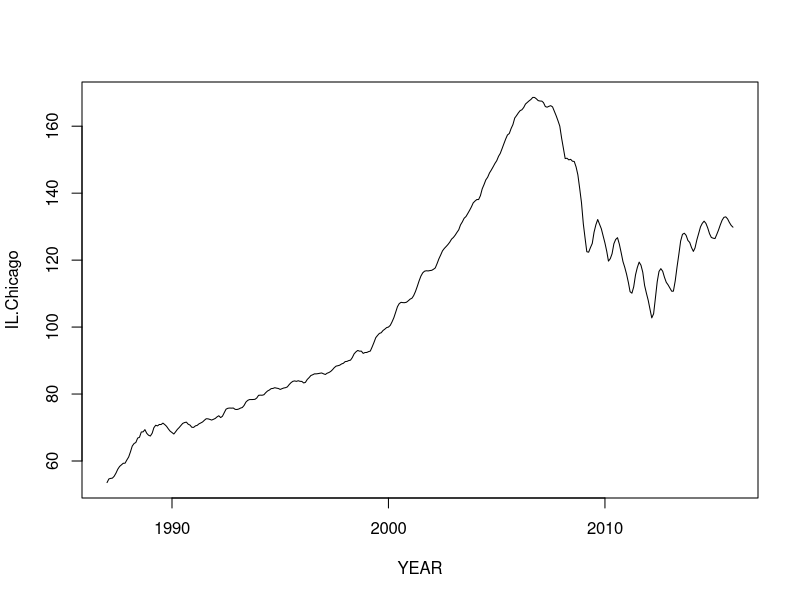
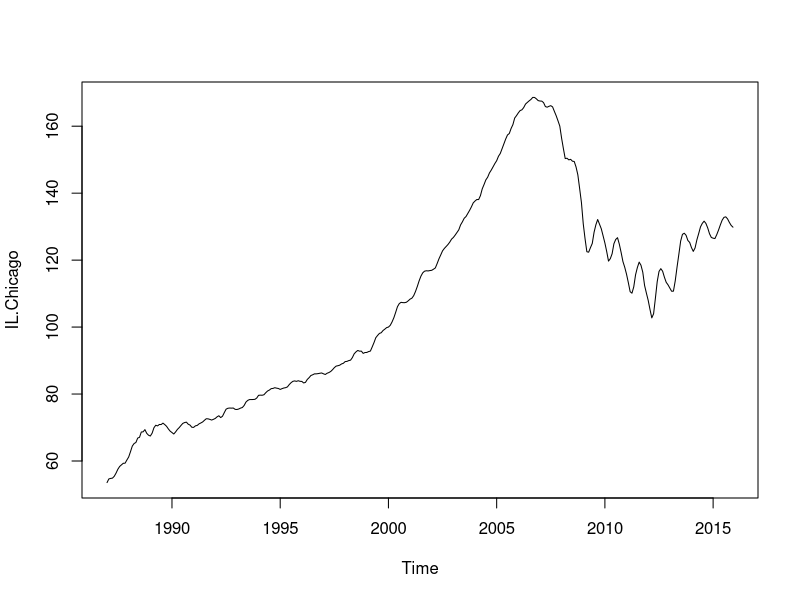
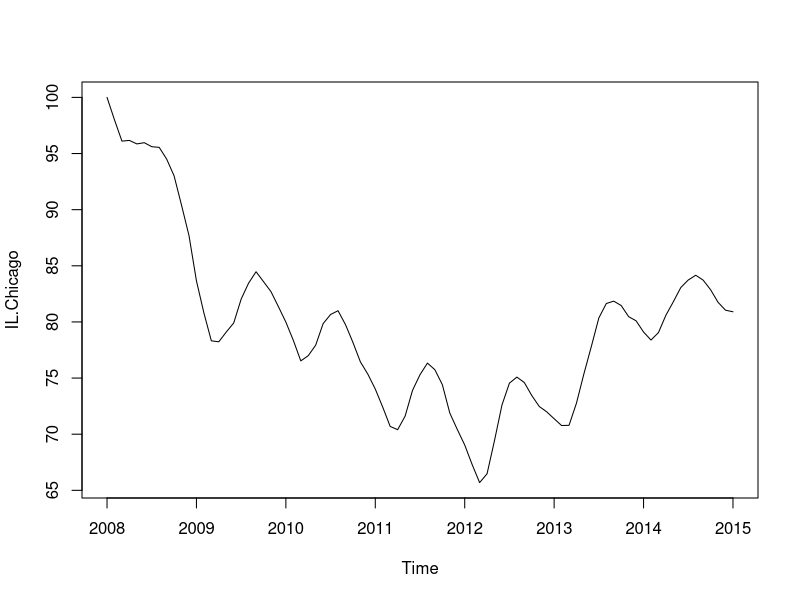
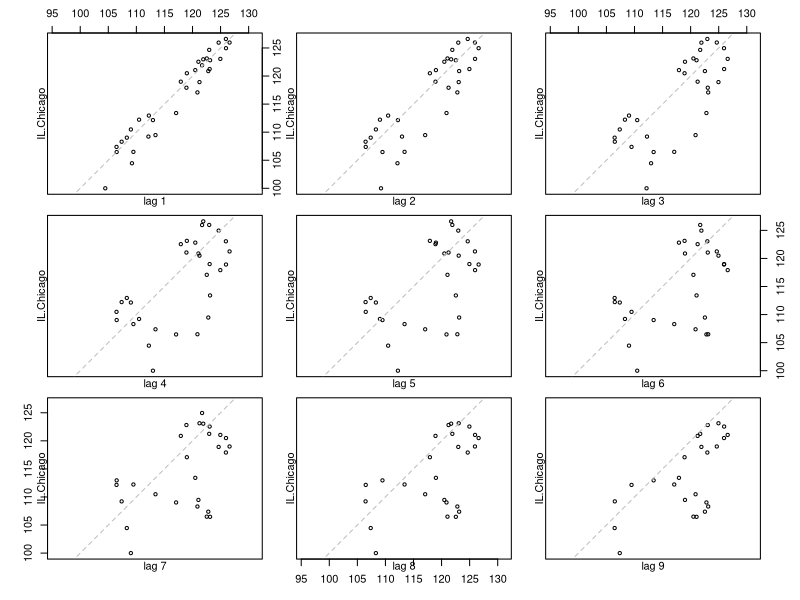
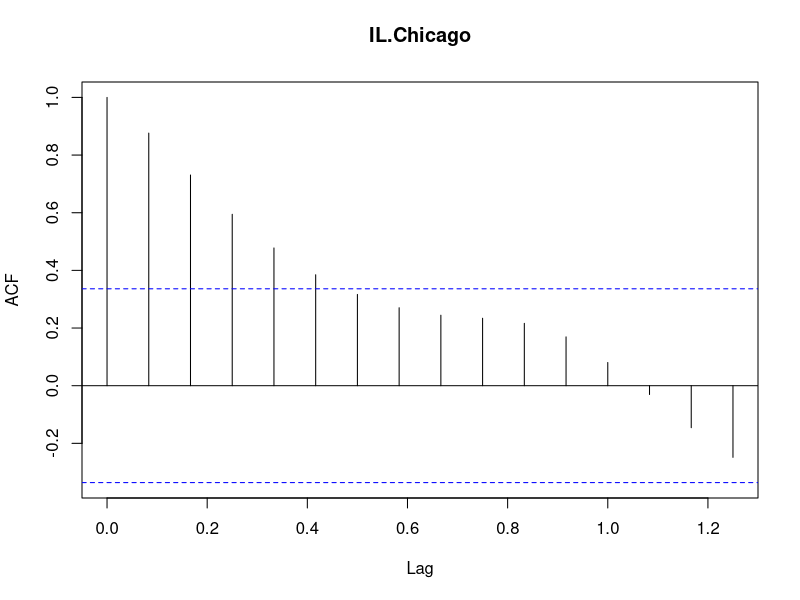
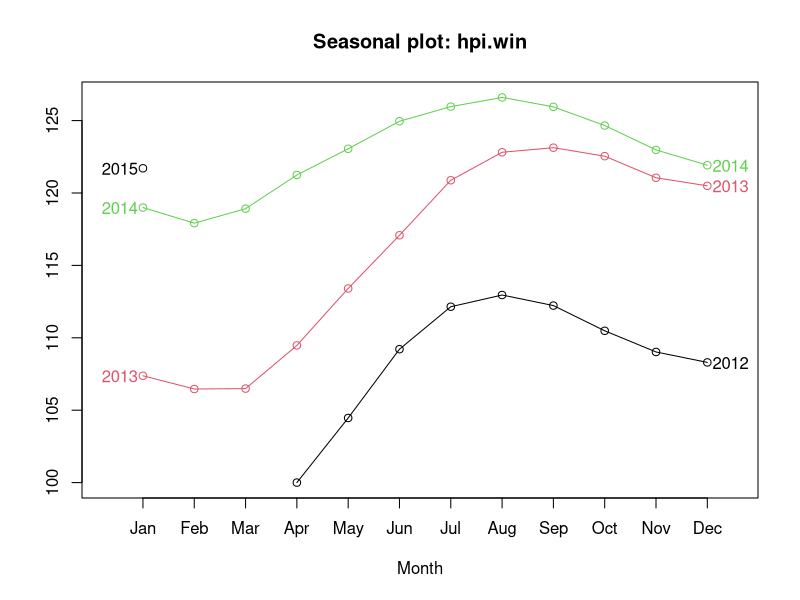
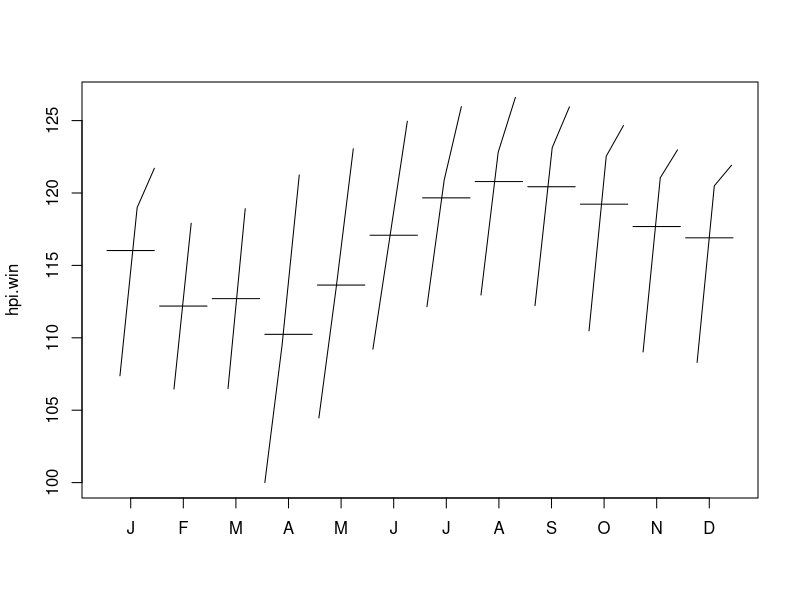
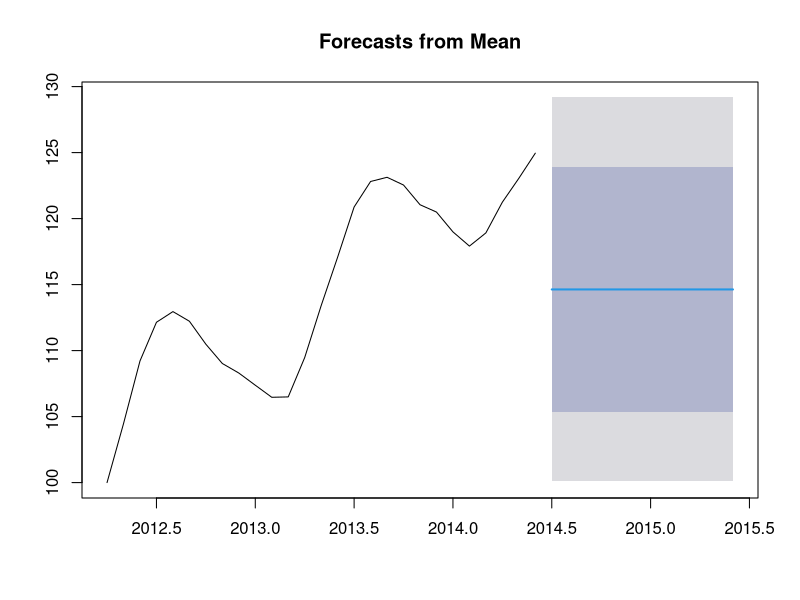

Generate these figures, in order, with R:
## Set the working directory
setwd("your working directory based on MAC or PC")

##Read the file in a dataframe with pipe (|) delimiter. 
hpi=read.csv("hpi.csv",sep="|")

##lets subset the relevant data from the entire dataset. 
hpi.ss=hpi[c("YEAR","IL.Chicago")]

## convert the IL.chicago to the standard inflation adjustment transformation. 
## install package to do some manipulation with year column and remove space and append 01 to make it look like a date and not string. 

install.packages("stringr")
library(stringr)
## Remove the empty space between year and month and then put 01 in the front of the string. 
## ^ means starting of the string. 
hpi.ss$YEAR=str_replace(str_replace(hpi.ss$YEAR," ",""),"^","01")
## convert this string into a data by using as.Date function.  We need to give the format. %d stands for day
## %B stands for month in full form e.g. March. %Y stands for year in full form e.g. 2016. 
hpi.ss$YEAR=as.Date(hpi.ss$YEAR,"%d%B%Y")
## Lets plot the graph. 
plot(hpi.ss,type='l')

##However, hpi.ss is a dataframe and we need to convert it into a time series datatype. 
## We will create a function that takes the two inputs (dataframe like hpi.ss and frequency of the data)
## since our data is monthly, our frequency is 12.  If it was quarterly ...
## The function extracts start year, start month, end year, end month and use ts function to create a time series. 
DataframeTS = function(x,y) {
  styr=as.numeric(format((head(x[1],1)),"%Y"))
  stmth=as.numeric(format((head(x[1],1)),"%m"))
  endyr=as.numeric(format((tail(x[1],1)),"%Y"))
  endmth=as.numeric(format((tail(x[1],1)),"%m"))
  return(ts(x[2],start=c(styr,stmth),end=c(endyr,endmth),frequency=y))
}
## Use this function to create a time series.  
hpi.ts=DataframeTS(hpi.ss,12)

## lets plot it with line type= line. 
plot.ts(hpi.ts,type='l')

## Lets create a function to do adjustment to the series. 
## This function takes a time series as an input and divides the entire time series by its first value. 
tsScale=function(x){
  fe=x[1]
  return((x/fe)*100)
}
## Since we are interested in recent data (2008 onwards), lets subset the time series by using a function window. 
hpi.win=window(hpi.ts,start=2008,end=2015)
## apply the tsScale function to see data as percentage of 2008 level. 
hpi.win=tsScale(hpi.win)
## plot the data and see if it makes sense from forecasting purpose. 
plot(hpi.win)
## This may pose a problem from our mean or drift methods. We may get a forecast which is influenced by 2008 super high values. 
## So lets pick a smaller slice that has consistent trend. 
hpi.win=window(hpi.ts,start=2012+.25,end=2015)
## Lets apply the function that we created in earlier step once again. 
hpi.win=tsScale(hpi.win)
## Lets do the lag of the data (correlogram) to see if it is a good candidate for time series forecast. 
lag.plot(hpi.win,lag=9,do.lines=FALSE)
## lets install package forecast to further dig into ACF. 
install.packages("forecast")
library("forecast")
## lets call acf function that prints out ACF chart. 
acf(hpi.win)
## it seems that ACF is very strong for this data. 
## lets plot seasonal plots and monthly plots
seasonplot(hpi.win,year.labels=TRUE, year.labels.left = TRUE,col=1:3)
monthplot(hpi.win)
## Lets cut a training and test datasets. 
hpi.test=window(hpi.win,start=2014+.5)
hpi.train=window(hpi.win,end=2014+.45)
## Lets run the basic methods that we have learnt so far. 
## Lets run the average method where mean of the population is future. 
hpi.meanf=meanf(hpi.train,h=12)
## examine the result with 80% and 95% confidence interval. 
hpi.meanf 
## lets run naive method (last value is the future value)
hpi.naive=naive(hpi.train,h=12)
## see the output. 
hpi.naive
## lets run the snaive method (last seasonal value is future value)
hpi.snaive=snaive(hpi.train,h=12)
## see the output.
hpi.snaive
## Do the same with drift method
hpi.drift=rwf(hpi.train,h=12,drift=TRUE)
## lets plot all of these. 
plot(hpi.meanf,plot.conf=FALSE)
plot(hpi.naive,plot.conf=FALSE)
plot(hpi.snaive,plot.conf=FALSE)
plot(hpi.drift,plot.conf=FALSE)

## combine all these in one plot. We choose mean because we are not interested in plotting confidence intervals at this time. 

plot(hpi.win,main="House price index projection for next 12 months",ylab="house price index",xlab="years",xlim=c(2012.0,2016.5),ylim=c(100,135))
lines(hpi.meanf$mean,col=2)
lines(hpi.naive$mean,col=3)
lines(hpi.snaive$mean,col=4)
lines(hpi.drift$mean,col=5)
legend("bottomright", lty=1, col=c(2,3,4,5), cex=0.65,
       legend=c("Mean method","Naive method","Seasonal naive method","Drift Method"))
	   
## Lets see which one is the best one. Looking at the graph it seems that naive is the best. 

accuracy(hpi.meanf,hpi.test)
accuracy(hpi.drift,hpi.test)
accuracy(hpi.snaive,hpi.test)
accuracy(hpi.naive,hpi.test)

## our guess about naive has been validated. 

## Lets do some analysis of the residual.  If our work is good, we should suck out all ACF from the residual. 

res.meanf=residuals(hpi.meanf)
res.snaive=residuals(hpi.snaive)
res.naive=residuals(hpi.naive)
res.drift=residuals(hpi.drift)

## lets plot the acf of these residual. 
acf(na.omit(res.drift))
acf(na.omit(res.snaive))
acf(na.omit(res.naive))
acf(na.omit(res.meanf))

## Lets plot histogram to see if we see some normal distribution.  

hist(res.drift)
hist(res.snaive)
hist(res.naive)
hist(res.meanf)

## Last but not the least,we need to calculate Box tests (Pierce & Ljung)
## Pierce Method
Box.test(na.omit(res.snaive),lag=10,fitdf=0)  
## Ljung Method
Box.test(na.omit(res.snaive),lag=10,fitdf=0,type="L")
## Pierce Method
Box.test(na.omit(res.naive),lag=10,fitdf=0)  
## Ljung Method
Box.test(na.omit(res.naive),lag=10,fitdf=0,type="L")
## Pierce Method
Box.test(na.omit(res.meanf),lag=10,fitdf=0)  
## Ljung Method
Box.test(na.omit(res.meanf),lag=10,fitdf=0,type="L")
## Pierce Method
Box.test(na.omit(res.drift),lag=10,fitdf=0)  
## Ljung Method
Box.test(na.omit(res.drift),lag=10,fitdf=0,type="L")


## So these methods are not doing good and we need to explore new techniques. 
## Lets try this technique that we will cover in next classes. 
 fit=HoltWinters(hpi.win)
 res=residuals(fit)
 acf(res)
 Box.test(res,lag=10,fitdf=0,type="L")
plot(fit)